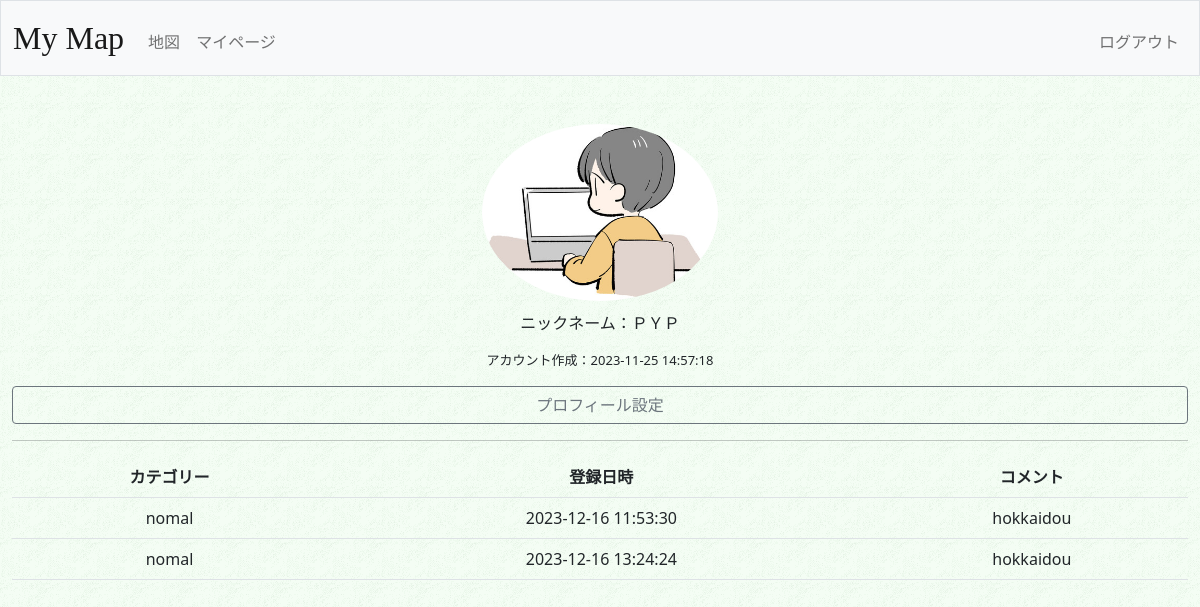
The app's page /mypage (signed in), older data.
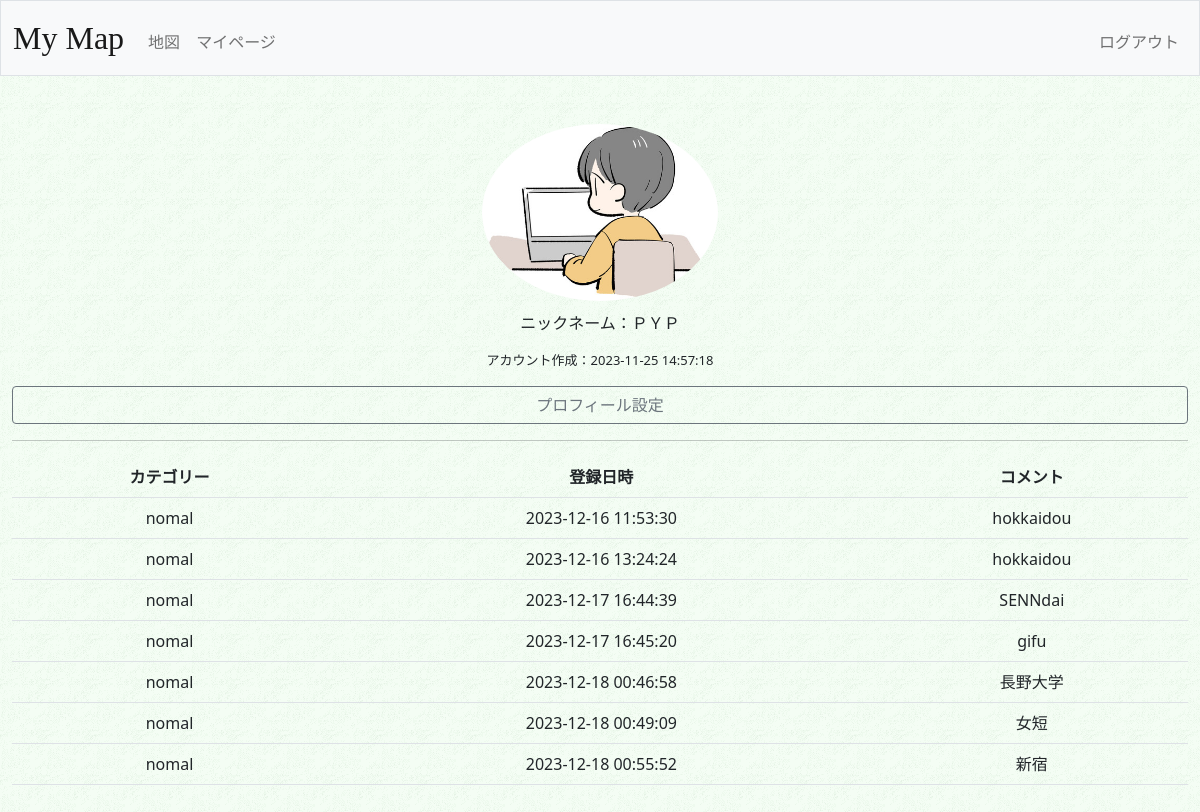
The same page, newer data.
### tables this page shows
CREATE TABLE 'users'(
'id' INTEGER PRIMARY KEY DEFAULT 0,
'username' TEXT NOT NULL,
'hash' TEXT NOT NULL,
'display_name' TEXT DEFAULT 'unknown',
'icon' TEXT,
'created_at' TIMESTAMP DEFAULT(datetime('now','localtime'))
);

CREATE TABLE 'markers'(
  'id' INTEGER PRIMARY KEY AUTOINCREMENT NOT NULL,
  'userid' INTEGER NOT NULL,
  'lat' FLOAT NOT NULL,
  'lng' FLOAT NOT NULL,
  'comment' TEXT,
  'cate' TEXT DEFAULT 'nomal',
  'created_at' TIMESTAMP DEFAULT(datetime('now','localtime'))
);

### app.py (the view)
@app.route("/mypage", methods=["GET", "POST"])
def mypage():
    if request.method == "POST":
        action = request.form.get('action')
        if action == "rewrite":
            con = sqlite3.connect(DBNAME)
            db = con.cursor()
            con.close()
            return render_template("repost.html") #,posts=posts
        elif action == "del":
            con = sqlite3.connect(DBNAME)
            db = con.cursor()
            db.execute("DELETE FROM posts WHERE id = ?",(postid,))
            con.commit()
            con.close()
            return redirect("/mypage")
        else:
            return redirect("/mypage")
    else:
        userid = session["user_id"]
        con = sqlite3.connect(DBNAME)
        db = con.cursor()
        users = db.execute("SELECT display_name,icon,created_at FROM users WHERE id = ?", (userid,)).fetchall()
        markers = db.execute("SELECT lat,lng,comment,cate,created_at FROM markers WHERE userid = (?)", (userid,)).fetchall()
        con.close()
        return render_template("mypage.html",users=users, markers=markers)

### app.py (called while the page is built)
@app.after_request
def after_request(response):
    response.headers["Cache-Control"] = "no-cache, no-store, must-revalidate"
    response.headers["Expires"] = 0
    response.headers["Pragma"] = "no-cache"
    return response

### templates/mypage.html (shortened to what this page needs)
{% extends "layout.html" %}
{% block main %}
    {% for user in users %}
        {% if user[1] != None %}
            <img src="./upload/iconimg/{{ user[1] }}" width="20%" class="icon">
        {% else %}
            <img src="./upload/iconimg/icon-default.png" width="20%" class="icon">
        {% endif %}
        <p>ニックネーム：{{ user[0] }}</p>
        <p class="createtime">アカウント作成：{{ user[2] }}</p>
        <a class="btn btn-outline-secondary" href="/set" role="button" style="display:block">プロフィール設定</a>
        <hr>
    {% endfor %}
    <table class="table table-hover">
        <tr>
            <th>カテゴリー</th>
            <th>登録日時</th>
            <th>コメント</th>
        </tr>
        {% for marker in markers %}
        <tr>
            <td>{{ marker[3] }}</td>
            <td>{{ marker[4] }}</td>
            <td>{{ marker[2] }}</td>
        </tr>
        {% endfor %}
    </table>
{% endblock %}

### templates/layout.html (shortened to what this page needs)
<!DOCTYPE html>
<html lang="en">
    <head prefix="og: http://ogp.me/ns# fb: http://ogp.me/ns/fb# article: http://ogp.me/ns/article#">
        <link href="https://cdn.jsdelivr.net/npm/bootstrap@5.1.3/dist/css/bootstrap.min.css" rel="stylesheet">
        <link href="./upload/styles.css" rel="stylesheet">
    </head>
    <body>
        <nav class="bg-light border navbar navbar-expand-md navbar-light">
            <div class="container-fluid">
                <a class="navbar-brand title century" href="/">My Map</a>
                <div class="collapse navbar-collapse" id="navbar">
                    {% if session["user_id"] %}
                        <ul class="navbar-nav me-auto mt-2">
                            <li class="nav-item"><a class="nav-link" href="/map">地図</a></li>
                            <li class="nav-item"><a class="nav-link" href="/mypage">マイページ</a></li>
                        </ul>
                        <ul class="navbar-nav ms-auto mt-2">
                            <li class="nav-item"><a class="nav-link" href="/logout">ログアウト</a></li>
                        </ul>
                    {% endif %}
                </div>
            </div>
        </nav>
        <main class="container-fluid py-5 text-center">
            {% block main %}
            {% endblock %}
        </main>
    </body>
</html>

### upload/styles.css (style rules this page uses)
body { background: url("./background.gif") }
p { white-space: pre-wrap; }
.century { font-family: Century; }
.title { font-size: xxx-large; }
nav .navbar-brand { font-size: xx-large; }
.icon { width: 20%; height: 20%; border-radius: 50%; background-position: center center; margin-bottom: 10px; }
.createtime { font-size: small; }

Row changes from the older to the newer data that the page shows:
added markers: cate "nomal", created_at "2023-12-17 16:44:39", comment "SENNdai"
added markers: cate "nomal", created_at "2023-12-17 16:45:20", comment "gifu"
added markers: cate "nomal", created_at "2023-12-18 00:46:58", comment "長野大学"
added markers: cate "nomal", created_at "2023-12-18 00:49:09", comment "女短"
added markers: cate "nomal", created_at "2023-12-18 00:55:52", comment "新宿"
